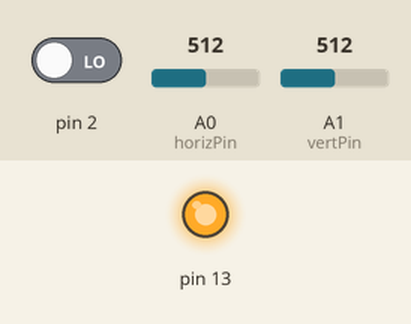
Simulated run of this sketch. Board: Arduino Uno, built with avr-gcc and run on an emulated ATmega328P. Shown: output pins drawn as LEDs (lit = HIGH). Inputs (shaded band) come from the test bench; at power-on: A1 (vertPin) = 512, pin 2 LOW, A0 (horizPin) = 512.

Above: at 0.1 s.
At 13.0 s:
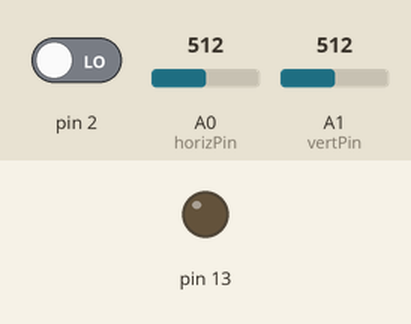
13.1 s: A1 (vertPin) set to 951
14.6 s: A1 (vertPin) set to 984
Timing chart, 0 to 17.6 s (numbered marks = the images above; inputs shaded):
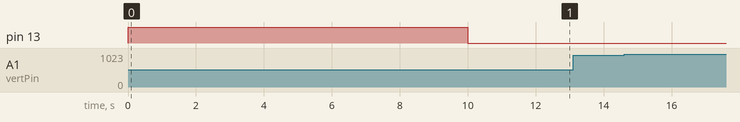

The sketch:

EOG.ino
```cpp
//*~*~*~*~*~*~*~*~*~*~*~*~*~*~*~*~*~*~*~*~*~*~*~*~*~*~*~*~*~*~*~*~*~*~*~*~*~*~*~*~*~*~*~*~*~*~*~*~*~*~*~*~*~*~*~*~
//  ██████╗  █████╗ ████████╗ █████╗                         ██╗      ██████╗  ██████╗  ██████╗ ███████╗██████╗
//  ██╔══██╗██╔══██╗╚══██╔══╝██╔══██╗                        ██║     ██╔═══██╗██╔════╝ ██╔════╝ ██╔════╝██╔══██╗
//  ██║  ██║███████║   ██║   ███████║                        ██║     ██║   ██║██║  ███╗██║  ███╗█████╗  ██████╔╝
//  ██║  ██║██╔══██║   ██║   ██╔══██║                        ██║     ██║   ██║██║   ██║██║   ██║██╔══╝  ██╔══██╗
//  ██████╔╝██║  ██║   ██║   ██║  ██║                        ███████╗╚██████╔╝╚██████╔╝╚██████╔╝███████╗██║  ██║
//  ╚═════╝ ╚═╝  ╚═╝   ╚═╝   ╚═╝  ╚═╝                        ╚══════╝ ╚═════╝  ╚═════╝  ╚═════╝ ╚══════╝╚═╝  ╚═╝
//*~*~*~*~*~*~*~*~*~*~*~*~*~*~*~*~*~*~*~*~*~*~*~*~*~*~*~*~*~*~*~*~*~*~*~*~*~*~*~*~*~*~*~*~*~*~*~*~*~*~*~*~*~*~*~*~

// Copyright Tinaes A J (ta371@cam.ac.uk)
// and Joe Ajebon (jaa58@cam.ac.uk)

#include <ResponsiveAnalogRead.h>

// Pin inputs
const int horizPin = A0;
const int vertPin = A1;

// Variables to store EOG inputs
int horizValue = 0;
int vertValue = 0;

// Calibration and mapping declarations
int horizSensorMin = 1023, vertSensorMin = 1023;        // minimum sensor value
int horizSensorMax = 0, vertSensorMax = 0;              // maximum sensor value
int horizPix = 1440;                                    // horizontal pixel resolution to map to
int vertPix = 900;                                      // vertical pixel resolution

// possibility of changing analog reference
// to external pin (AREF) or 1.1V (INTERNAL)
// to increase resolution of ADC
//analogReference(type)

// Create ResponsiveAnalogRead objects for ADC inputs
// exponential moving average of ADC input, with "snap" (smooth/speed tradeoff constant)
// and "sleep" (minimum threshold before changing output)
// helping to elimniate noise.

float sleepThreshold = 4.0;        // threshold to wake and move output value. default 4.0
float snap = 0.1;                  // 0 to 1; lower snap = less noise, less snappy. default 0.01
boolean sleep = true;              // output sleeps when change is < threshold

ResponsiveAnalogRead analogHoriz(horizPin, sleep, snap);
ResponsiveAnalogRead analogVert(vertPin, sleep, snap);


// time constants
int calibrationTime = 10000;
int sampTime = 0;

bool state = false;
int buttonState = 0;

void setup() {
  Serial.begin(9600);
  // set sleep threshold
  analogHoriz.setActivityThreshold(sleepThreshold);
  analogVert.setActivityThreshold(sleepThreshold);

  // calibration
  // turn on LED to signal the start of the calibration period:
  pinMode(13, OUTPUT);
  digitalWrite(13, HIGH);

  while (millis() < calibrationTime) {
    analogHoriz.update();
    analogVert.update();
    horizValue = analogHoriz.getValue();
    vertValue = analogVert.getValue();

    // record the maximum and minimum sensor values
    if (horizValue > horizSensorMax) {
      horizSensorMax = horizValue;
    }
    if (horizValue < horizSensorMin) {
      horizSensorMin = horizValue;
    }

    if (vertValue > vertSensorMax) {
      vertSensorMax = vertValue;
    }
    if (horizValue < horizSensorMin) {
      vertSensorMin = vertValue;
    }
  }


  // signal the end of the calibration period
  digitalWrite(13, LOW);

  pinMode(2, INPUT);


}

void loop() {

  buttonState = digitalRead(2);
  if (buttonState == HIGH) {
    state = !state;
  }

  if (state) {

  // read sensors
  analogHoriz.update();
  analogVert.update();
  horizValue = analogHoriz.getValue();
  vertValue = analogVert.getValue();

  // apply the calibration to the sensor reading
  // and map to pixel position say 1440 x 900
  horizValue = map(horizValue, horizSensorMin, horizSensorMax, 0, horizPix);
  vertValue = map(vertValue, vertSensorMin, vertSensorMax, 0, vertPix);

  // in case the sensor value is outside the range seen during calibration
  horizValue = constrain(horizValue, 0, horizPix);
  vertValue = constrain(vertValue, 0, vertPix);

  Serial.print(horizValue);
  Serial.print(";");
  Serial.print(vertValue);


  delay(sampTime);
  }
}
```

Measured:
- after the input at 13.1 s, every drawn part: stays the same
- after the input at 14.6 s, every drawn part: stays the same
